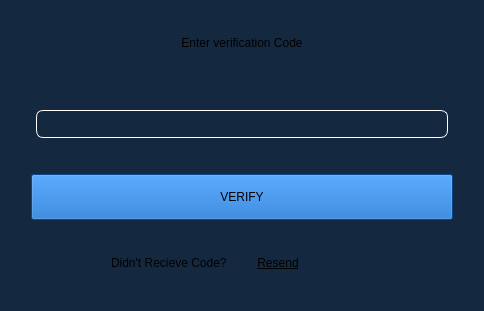
<?xml version="1.0" encoding="UTF-8"?>
<ui version="4.0">
 <class>VerifyEmail</class>
 <widget class="QWidget" name="VerifyEmail">
  <property name="geometry">
   <rect>
    <x>0</x>
    <y>0</y>
    <width>484</width>
    <height>311</height>
   </rect>
  </property>
  <property name="minimumSize">
   <size>
    <width>484</width>
    <height>311</height>
   </size>
  </property>
  <property name="maximumSize">
   <size>
    <width>484</width>
    <height>311</height>
   </size>
  </property>
  <property name="windowTitle">
   <string>Form</string>
  </property>
  <property name="styleSheet">
   <string notr="true">QWidget{
	background-color: rgb(20, 41, 63);
}

QLabel{
	
	font: 600 12pt &quot;Segoe UI&quot;;
}

QLineEdit{

	border: 1px solid white;
	border-radius:7px;
	padding:5px;
	
	font: 11pt &quot;Segoe UI&quot;;

}</string>
  </property>
  <layout class="QVBoxLayout" name="verticalLayout">
   <item>
    <widget class="QLabel" name="label_2">
     <property name="styleSheet">
      <string notr="true">font: 700 16pt &quot;Segoe UI&quot;;</string>
     </property>
     <property name="text">
      <string>Enter verification Code</string>
     </property>
     <property name="alignment">
      <set>Qt::AlignmentFlag::AlignCenter</set>
     </property>
    </widget>
   </item>
   <item>
    <layout class="QHBoxLayout" name="horizontalLayout">
     <property name="leftMargin">
      <number>25</number>
     </property>
     <property name="topMargin">
      <number>30</number>
     </property>
     <property name="rightMargin">
      <number>25</number>
     </property>
     <property name="bottomMargin">
      <number>30</number>
     </property>
     <item>
      <widget class="QLineEdit" name="codeTxt">
       <property name="cursor">
        <cursorShape>ArrowCursor</cursorShape>
       </property>
       <property name="layoutDirection">
        <enum>Qt::LayoutDirection::LeftToRight</enum>
       </property>
       <property name="alignment">
        <set>Qt::AlignmentFlag::AlignCenter</set>
       </property>
       <property name="clearButtonEnabled">
        <bool>true</bool>
       </property>
      </widget>
     </item>
    </layout>
   </item>
   <item>
    <widget class="QPushButton" name="pushButton_2">
     <property name="cursor">
      <cursorShape>PointingHandCursor</cursorShape>
     </property>
     <property name="styleSheet">
      <string notr="true">background-color: rgb(11, 100, 197);
font: 600 12pt &quot;Segoe UI&quot;;
padding:15px;
margin-left: 20px;
margin-right: 20px;</string>
     </property>
     <property name="text">
      <string>VERIFY</string>
     </property>
    </widget>
   </item>
   <item>
    <layout class="QHBoxLayout" name="horizontalLayout_2">
     <property name="leftMargin">
      <number>100</number>
     </property>
     <property name="topMargin">
      <number>30</number>
     </property>
     <property name="rightMargin">
      <number>150</number>
     </property>
     <property name="bottomMargin">
      <number>30</number>
     </property>
     <item>
      <widget class="QLabel" name="label_3">
       <property name="text">
        <string>Didn't Recieve Code?</string>
       </property>
      </widget>
     </item>
     <item>
      <widget class="QPushButton" name="pushButton">
       <property name="cursor">
        <cursorShape>PointingHandCursor</cursorShape>
       </property>
       <property name="styleSheet">
        <string notr="true">border:none;
font: 600 12pt &quot;Segoe UI&quot;;
text-decoration: underline;
</string>
       </property>
       <property name="text">
        <string>Resend</string>
       </property>
      </widget>
     </item>
    </layout>
   </item>
  </layout>
 </widget>
 <resources/>
 <connections/>
</ui>
